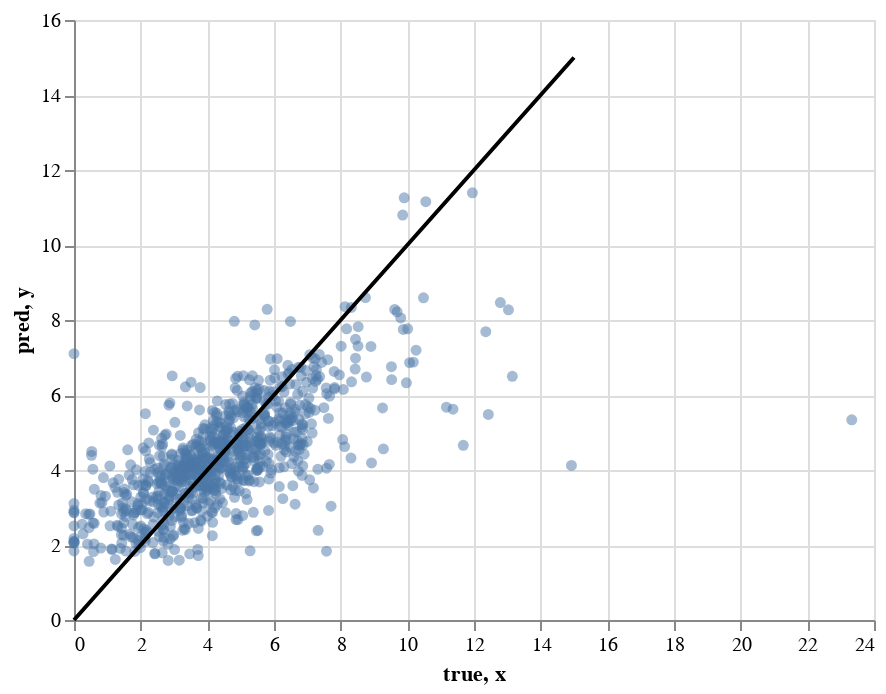

Source (notebook cell):
### Code cell
flight_df = dep_arr_df_twy.query("end_pb==end_pb & mvt_type=='DEP'")

rwy_cols = ["rwy__10", "rwy__14", "rwy__16", "rwy__28", "rwy__32", "rwy__34"]

taxi_path_related = ["taxi_dist", "angle_sum"]  # To add if relevant

to_scale_cols = [
    "hh_num",
    #  "avg_outbound_delay_lastXmin",
    "nominal",
    "busy",
    "disrupted",
    "not_nom_arrival_ratio",
    "press",
    "temp",
    "atmap_visibility",
    "atmap_wind",
    "atmap_precipitation",
    "atmap_freezing",
    "atmap_danger",
    "nb_arr",
    "nb_dep",
    "nb",
    # "H",
    #  "L",
    # "L/M",
    # "M",
    "H_count",
    "L_count",
    "L/M_count",
    "M_count",
] + twy_cols

feature_columns = to_scale_cols + rwy_cols  #

target_column = "avg_outbound_delay_lastXmin"  #'total_holding_time_minutes'      avg_outbound_delay_lastXmin

flight_df = onehot_runways(flight_df)
data_df = flight_df.query("config=='NORTH0' & mvt_type=='DEP' & end_pb==end_pb")[
    feature_columns + [target_column]
].dropna()


input_df = data_df[feature_columns]
target_df = data_df[[target_column]]


from sklearn.preprocessing import StandardScaler

data_train, data_test, labels_train, labels_test = train_test_split(
    input_df,
    target_df,
    test_size=0.20,
    random_state=42,
)

"""
sc = StandardScaler()
data_train = sc.fit_transform(data_train)
data_test = sc.transform(data_test)"""
"""
model_rf = RandomForestRegressor(n_estimators=150, min_samples_split=10)"""

clf = RandomForestRegressor(n_estimators=150, min_samples_split=10)


sc = StandardScaler()
data_train = sc.fit_transform(data_train)
data_test = sc.transform(data_test)

# fit the model on the whole dataset
clf.fit(data_train, labels_train)
# make a single prediction
predicted = clf.predict(data_test)

# plot pred vs truth
data_chart = pd.DataFrame(
    {"true": labels_test.values.reshape((-1,)), "pred": predicted}
)
predVStrue_chart = alt.Chart(data_chart).mark_circle(opacity=0.5).encode(
    x="true", y="pred"
) + alt.Chart(
    pd.DataFrame({"x": np.linspace(0, 15, 10), "y": np.linspace(0, 15, 10)})
).mark_line(
    color="black"
).encode(
    x="x", y="y"
)
display(predVStrue_chart)

from sklearn.metrics import mean_squared_error, mean_absolute_error, r2_score

mae = mean_absolute_error(labels_test.values.reshape((-1,)), predicted)
mse = mean_squared_error(labels_test.values.reshape((-1,)), predicted)
acc1min = within_Xmin(labels_test.values.reshape((-1,)), predicted)
acc3min = within_Xmin(labels_test.values.reshape((-1,)), predicted, m=3)
acc5min = within_Xmin(labels_test.values.reshape((-1,)), predicted, m=5)
print(
    f"mae={mae}\n mse={mse}\n acc1min={acc1min}\n acc3min={acc3min}\n acc5min={acc5min}"
)
print("And R2 = ", r2_score(labels_test.values.reshape((-1,)), predicted))

### Figure 1 — Vega-Lite specification as saved in the notebook (floating-point values rounded to 4 significant figures; data arrays with more than 128 entries replaced by an {"elided": "..."} marker saying what was removed)
{"config": {"view": {"continuousWidth": 400, "continuousHeight": 300}}, "layer": [{"data": {"name": "data-15b0e280861744b495f02255151b48ea"}, "mark": {"type": "circle", "opacity": 0.5}, "encoding": {"x": {"type": "quantitative", "field": "true"}, "y": {"type": "quantitative", "field": "pred"}}}, {"data": {"name": "data-e53f43667b4e74c9774fcfd475bf1d46"}, "mark": {"type": "line", "color": "black"}, "encoding": {"x": {"type": "quantitative", "field": "x"}, "y": {"type": "quantitative", "field": "y"}}}], "$schema": "https://vega.github.io/schema/vega-lite/v4.8.1.json", "datasets": {"data-15b0e280861744b495f02255151b48ea": {"elided": "858 records"}, "data-e53f43667b4e74c9774fcfd475bf1d46": [{"x": 0.0, "y": 0.0}, {"x": 1.667, "y": 1.667}, {"x": 3.333, "y": 3.333}, {"x": 5.0, "y": 5.0}, {"x": 6.667, "y": 6.667}, {"x": 8.333, "y": 8.333}, {"x": 10.0, "y": 10.0}, {"x": 11.67, "y": 11.67}, {"x": 13.33, "y": 13.33}, {"x": 15.0, "y": 15.0}]}}
